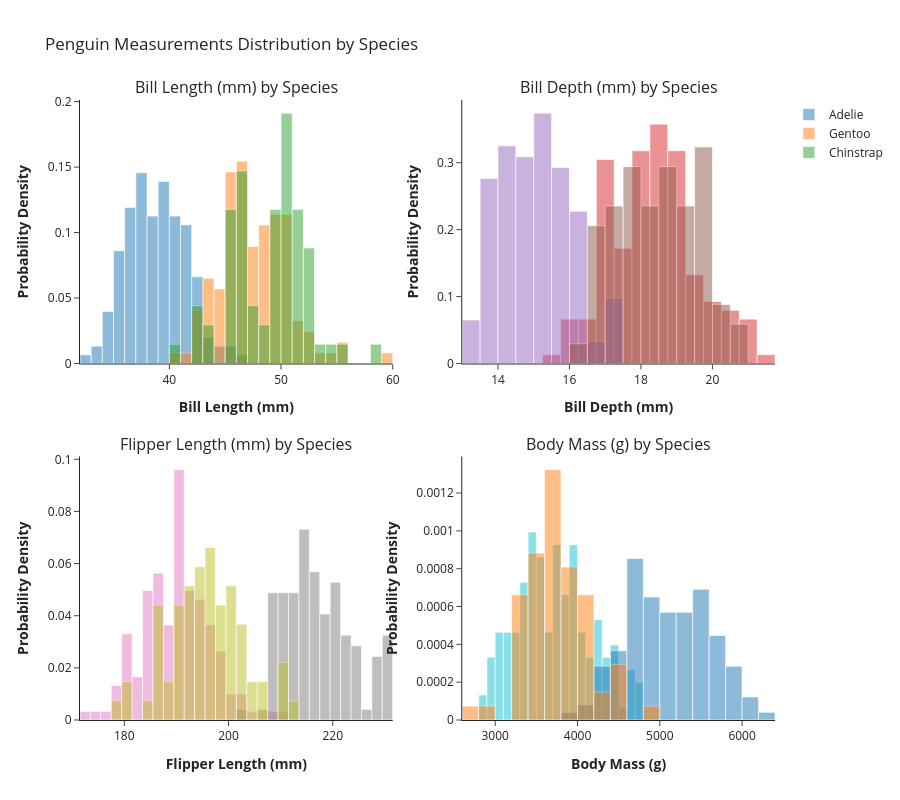

Notebook code cell kept with this figure:
### Code cell
import pandas as pd
import plotly.express as px
from plotly.subplots import make_subplots
import plotly.graph_objects as go

pdf = df.toPandas()
# Clean axis label titles
label_map = {
    "bill_length_mm": "Bill Length (mm)",
    "bill_depth_mm": "Bill Depth (mm)",
    "flipper_length_mm": "Flipper Length (mm)",
    "body_mass_g": "Body Mass (g)"
}

# Create 2x2 subplot grid
fig = make_subplots(
    rows=2, cols=2,
    subplot_titles=[f"{label} by Species" for label in label_map.values()],
    horizontal_spacing=0.1,
    vertical_spacing=0.15
)
# Column pairs and subplot position
columns = list(label_map.keys())
positions = [(1, 1), (1, 2), (2, 1), (2, 2)]


# Add histograms to each subplot
for i, (col, (row, col_num)) in enumerate(zip(columns, positions)):
    for species in pdf["species"].unique():
        subset = pdf[pdf["species"] == species]
        fig.add_trace(
            go.Histogram(
                x=subset[col],
                name=species,
                nbinsx=20,
                opacity=0.5,
                histnorm='probability density',
                showlegend=True if i == 0 else False  # Only show legend once
            ),
            row=row, col=col_num
        )

    fig.update_xaxes(title_text=f"<b>{label_map[col]}</b>", row=row, col=col_num)
    fig.update_yaxes(title_text="<b>Probability Density</b>", row=row, col=col_num)

fig.update_layout(
    title_text="Penguin Measurements Distribution by Species",
    height=800,
    template="simple_white",
    barmode='overlay'
)

fig.show()

### Figure 1 — Plotly figure (JSON) as saved in the notebook; plotly's stock layout.template omitted (floating-point values rounded to 4 significant figures; data arrays with more than 128 entries replaced by an {"elided": "..."} marker saying what was removed)
{"data": [{"histnorm": "probability density", "name": "Adelie", "nbinsx": 20, "opacity": 0.5, "showlegend": true, "type": "histogram", "x": {"elided": "152 float values"}, "xaxis": "x", "yaxis": "y"}, {"histnorm": "probability density", "name": "Gentoo", "nbinsx": 20, "opacity": 0.5, "showlegend": true, "type": "histogram", "x": [46.1, 50.0, 48.7, 50.0, 47.6, 46.5, 45.4, 46.7, 43.3, 46.8, 40.9, 49.0, 45.5, 48.4, 45.8, 49.3, 42.0, 49.2, 46.2, 48.7, 50.2, 45.1, 46.5, 46.3, 42.9, 46.1, 44.5, 47.8, 48.2, 50.0, 47.3, 42.8, 45.1, 59.6, 49.1, 48.4, 42.6, 44.4, 44.0, 48.7, 42.7, 49.6, 45.3, 49.6, 50.5, 43.6, 45.5, 50.5, 44.9, 45.2, 46.6, 48.5, 45.1, 50.1, 46.5, 45.0, 43.8, 45.5, 43.2, 50.4, 45.3, 46.2, 45.7, 54.3, 45.8, 49.8, 46.2, 49.5, 43.5, 50.7, 47.7, 46.4, 48.2, 46.5, 46.4, 48.6, 47.5, 51.1, 45.2, 45.2, 49.1, 52.5, 47.4, 50.0, 44.9, 50.8, 43.4, 51.3, 47.5, 52.1, 47.5, 52.2, 45.5, 49.5, 44.5, 50.8, 49.4, 46.9, 48.4, 51.1, 48.5, 55.9, 47.2, 49.1, 47.3, 46.8, 41.7, 53.4, 43.3, 48.1, 50.5, 49.8, 43.5, 51.5, 46.2, 55.1, 44.5, 48.8, 47.2, NaN, 46.8, 50.4, 45.2, 49.9], "xaxis": "x", "yaxis": "y"}, {"histnorm": "probability density", "name": "Chinstrap", "nbinsx": 20, "opacity": 0.5, "showlegend": true, "type": "histogram", "x": [46.5, 50.0, 51.3, 45.4, 52.7, 45.2, 46.1, 51.3, 46.0, 51.3, 46.6, 51.7, 47.0, 52.0, 45.9, 50.5, 50.3, 58.0, 46.4, 49.2, 42.4, 48.5, 43.2, 50.6, 46.7, 52.0, 50.5, 49.5, 46.4, 52.8, 40.9, 54.2, 42.5, 51.0, 49.7, 47.5, 47.6, 52.0, 46.9, 53.5, 49.0, 46.2, 50.9, 45.5, 50.9, 50.8, 50.1, 49.0, 51.5, 49.8, 48.1, 51.4, 45.7, 50.7, 42.5, 52.2, 45.2, 49.3, 50.2, 45.6, 51.9, 46.8, 45.7, 55.8, 43.5, 49.6, 50.8, 50.2], "xaxis": "x", "yaxis": "y"}, {"histnorm": "probability density", "name": "Adelie", "nbinsx": 20, "opacity": 0.5, "showlegend": false, "type": "histogram", "x": {"elided": "152 float values"}, "xaxis": "x2", "yaxis": "y2"}, {"histnorm": "probability density", "name": "Gentoo", "nbinsx": 20, "opacity": 0.5, "showlegend": false, "type": "histogram", "x": [13.2, 16.3, 14.1, 15.2, 14.5, 13.5, 14.6, 15.3, 13.4, 15.4, 13.7, 16.1, 13.7, 14.6, 14.6, 15.7, 13.5, 15.2, 14.5, 15.1, 14.3, 14.5, 14.5, 15.8, 13.1, 15.1, 14.3, 15.0, 14.3, 15.3, 15.3, 14.2, 14.5, 17.0, 14.8, 16.3, 13.7, 17.3, 13.6, 15.7, 13.7, 16.0, 13.7, 15.0, 15.9, 13.9, 13.9, 15.9, 13.3, 15.8, 14.2, 14.1, 14.4, 15.0, 14.4, 15.4, 13.9, 15.0, 14.5, 15.3, 13.8, 14.9, 13.9, 15.7, 14.2, 16.8, 14.4, 16.2, 14.2, 15.0, 15.0, 15.6, 15.6, 14.8, 15.0, 16.0, 14.2, 16.3, 13.8, 16.4, 14.5, 15.6, 14.6, 15.9, 13.8, 17.3, 14.4, 14.2, 14.0, 17.0, 15.0, 17.1, 14.5, 16.1, 14.7, 15.7, 15.8, 14.6, 14.4, 16.5, 15.0, 17.0, 15.5, 15.0, 13.8, 16.1, 14.7, 15.8, 14.0, 15.1, 15.2, 15.9, 15.2, 16.3, 14.1, 16.0, 15.7, 16.2, 13.7, NaN, 14.3, 15.7, 14.8, 16.1], "xaxis": "x2", "yaxis": "y2"}, {"histnorm": "probability density", "name": "Chinstrap", "nbinsx": 20, "opacity": 0.5, "showlegend": false, "type": "histogram", "x": [17.9, 19.5, 19.2, 18.7, 19.8, 17.8, 18.2, 18.2, 18.9, 19.9, 17.8, 20.3, 17.3, 18.1, 17.1, 19.6, 20.0, 17.8, 18.6, 18.2, 17.3, 17.5, 16.6, 19.4, 17.9, 19.0, 18.4, 19.0, 17.8, 20.0, 16.6, 20.8, 16.7, 18.8, 18.6, 16.8, 18.3, 20.7, 16.6, 19.9, 19.5, 17.5, 19.1, 17.0, 17.9, 18.5, 17.9, 19.6, 18.7, 17.3, 16.4, 19.0, 17.3, 19.7, 17.3, 18.8, 16.6, 19.9, 18.8, 19.4, 19.5, 16.5, 17.0, 19.8, 18.1, 18.2, 19.0, 18.7], "xaxis": "x2", "yaxis": "y2"}, {"histnorm": "probability density", "name": "Adelie", "nbinsx": 20, "opacity": 0.5, "showlegend": false, "type": "histogram", "x": {"elided": "152 float values"}, "xaxis": "x3", "yaxis": "y3"}, {"histnorm": "probability density", "name": "Gentoo", "nbinsx": 20, "opacity": 0.5, "showlegend": false, "type": "histogram", "x": [211.0, 230.0, 210.0, 218.0, 215.0, 210.0, 211.0, 219.0, 209.0, 215.0, 214.0, 216.0, 214.0, 213.0, 210.0, 217.0, 210.0, 221.0, 209.0, 222.0, 218.0, 215.0, 213.0, 215.0, 215.0, 215.0, 216.0, 215.0, 210.0, 220.0, 222.0, 209.0, 207.0, 230.0, 220.0, 220.0, 213.0, 219.0, 208.0, 208.0, 208.0, 225.0, 210.0, 216.0, 222.0, 217.0, 210.0, 225.0, 213.0, 215.0, 210.0, 220.0, 210.0, 225.0, 217.0, 220.0, 208.0, 220.0, 208.0, 224.0, 208.0, 221.0, 214.0, 231.0, 219.0, 230.0, 214.0, 229.0, 220.0, 223.0, 216.0, 221.0, 221.0, 217.0, 216.0, 230.0, 209.0, 220.0, 215.0, 223.0, 212.0, 221.0, 212.0, 224.0, 212.0, 228.0, 218.0, 218.0, 212.0, 230.0, 218.0, 228.0, 212.0, 224.0, 214.0, 226.0, 216.0, 222.0, 203.0, 225.0, 219.0, 228.0, 215.0, 228.0, 216.0, 215.0, 210.0, 219.0, 208.0, 209.0, 216.0, 229.0, 213.0, 230.0, 217.0, 230.0, 217.0, 222.0, 214.0, NaN, 215.0, 222.0, 212.0, 213.0], "xaxis": "x3", "yaxis": "y3"}, {"histnorm": "probability density", "name": "Chinstrap", "nbinsx": 20, "opacity": 0.5, "showlegend": false, "type": "histogram", "x": [192.0, 196.0, 193.0, 188.0, 197.0, 198.0, 178.0, 197.0, 195.0, 198.0, 193.0, 194.0, 185.0, 201.0, 190.0, 201.0, 197.0, 181.0, 190.0, 195.0, 181.0, 191.0, 187.0, 193.0, 195.0, 197.0, 200.0, 200.0, 191.0, 205.0, 187.0, 201.0, 187.0, 203.0, 195.0, 199.0, 195.0, 210.0, 192.0, 205.0, 210.0, 187.0, 196.0, 196.0, 196.0, 201.0, 190.0, 212.0, 187.0, 198.0, 199.0, 201.0, 193.0, 203.0, 187.0, 197.0, 191.0, 203.0, 202.0, 194.0, 206.0, 189.0, 195.0, 207.0, 202.0, 193.0, 210.0, 198.0], "xaxis": "x3", "yaxis": "y3"}, {"histnorm": "probability density", "name": "Adelie", "nbinsx": 20, "opacity": 0.5, "showlegend": false, "type": "histogram", "x": {"elided": "152 float values"}, "xaxis": "x4", "yaxis": "y4"}, {"histnorm": "probability density", "name": "Gentoo", "nbinsx": 20, "opacity": 0.5, "showlegend": false, "type": "histogram", "x": [4500.0, 5700.0, 4450.0, 5700.0, 5400.0, 4550.0, 4800.0, 5200.0, 4400.0, 5150.0, 4650.0, 5550.0, 4650.0, 5850.0, 4200.0, 5850.0, 4150.0, 6300.0, 4800.0, 5350.0, 5700.0, 5000.0, 4400.0, 5050.0, 5000.0, 5100.0, 4100.0, 5650.0, 4600.0, 5550.0, 5250.0, 4700.0, 5050.0, 6050.0, 5150.0, 5400.0, 4950.0, 5250.0, 4350.0, 5350.0, 3950.0, 5700.0, 4300.0, 4750.0, 5550.0, 4900.0, 4200.0, 5400.0, 5100.0, 5300.0, 4850.0, 5300.0, 4400.0, 5000.0, 4900.0, 5050.0, 4300.0, 5000.0, 4450.0, 5550.0, 4200.0, 5300.0, 4400.0, 5650.0, 4700.0, 5700.0, 4650.0, 5800.0, 4700.0, 5550.0, 4750.0, 5000.0, 5100.0, 5200.0, 4700.0, 5800.0, 4600.0, 6000.0, 4750.0, 5950.0, 4625.0, 5450.0, 4725.0, 5350.0, 4750.0, 5600.0, 4600.0, 5300.0, 4875.0, 5550.0, 4950.0, 5400.0, 4750.0, 5650.0, 4850.0, 5200.0, 4925.0, 4875.0, 4625.0, 5250.0, 4850.0, 5600.0, 4975.0, 5500.0, 4725.0, 5500.0, 4700.0, 5500.0, 4575.0, 5500.0, 5000.0, 5950.0, 4650.0, 5500.0, 4375.0, 5850.0, 4875.0, 6000.0, 4925.0, NaN, 4850.0, 5750.0, 5200.0, 5400.0], "xaxis": "x4", "yaxis": "y4"}, {"histnorm": "probability density", "name": "Chinstrap", "nbinsx": 20, "opacity": 0.5, "showlegend": false, "type": "histogram", "x": [3500.0, 3900.0, 3650.0, 3525.0, 3725.0, 3950.0, 3250.0, 3750.0, 4150.0, 3700.0, 3800.0, 3775.0, 3700.0, 4050.0, 3575.0, 4050.0, 3300.0, 3700.0, 3450.0, 4400.0, 3600.0, 3400.0, 2900.0, 3800.0, 3300.0, 4150.0, 3400.0, 3800.0, 3700.0, 4550.0, 3200.0, 4300.0, 3350.0, 4100.0, 3600.0, 3900.0, 3850.0, 4800.0, 2700.0, 4500.0, 3950.0, 3650.0, 3550.0, 3500.0, 3675.0, 4450.0, 3400.0, 4300.0, 3250.0, 3675.0, 3325.0, 3950.0, 3600.0, 4050.0, 3350.0, 3450.0, 3250.0, 4050.0, 3800.0, 3525.0, 3950.0, 3650.0, 3650.0, 4000.0, 3400.0, 3775.0, 4100.0, 3775.0], "xaxis": "x4", "yaxis": "y4"}], "layout": {"annotations": [{"font": {"size": 16}, "showarrow": false, "text": "Bill Length (mm) by Species", "x": 0.225, "xanchor": "center", "xref": "paper", "y": 1, "yanchor": "bottom", "yref": "paper"}, {"font": {"size": 16}, "showarrow": false, "text": "Bill Depth (mm) by Species", "x": 0.775, "xanchor": "center", "xref": "paper", "y": 1, "yanchor": "bottom", "yref": "paper"}, {"font": {"size": 16}, "showarrow": false, "text": "Flipper Length (mm) by Species", "x": 0.225, "xanchor": "center", "xref": "paper", "y": 0.425, "yanchor": "bottom", "yref": "paper"}, {"font": {"size": 16}, "showarrow": false, "text": "Body Mass (g) by Species", "x": 0.775, "xanchor": "center", "xref": "paper", "y": 0.425, "yanchor": "bottom", "yref": "paper"}], "barmode": "overlay", "height": 800, "title": {"text": "Penguin Measurements Distribution by Species"}, "xaxis": {"anchor": "y", "domain": [0, 0.45], "title": {"text": "<b>Bill Length (mm)</b>"}}, "xaxis2": {"anchor": "y2", "domain": [0.55, 1], "title": {"text": "<b>Bill Depth (mm)</b>"}}, "xaxis3": {"anchor": "y3", "domain": [0, 0.45], "title": {"text": "<b>Flipper Length (mm)</b>"}}, "xaxis4": {"anchor": "y4", "domain": [0.55, 1], "title": {"text": "<b>Body Mass (g)</b>"}}, "yaxis": {"anchor": "x", "domain": [0.575, 1], "title": {"text": "<b>Probability Density</b>"}}, "yaxis2": {"anchor": "x2", "domain": [0.575, 1], "title": {"text": "<b>Probability Density</b>"}}, "yaxis3": {"anchor": "x3", "domain": [0, 0.425], "title": {"text": "<b>Probability Density</b>"}}, "yaxis4": {"anchor": "x4", "domain": [0, 0.425], "title": {"text": "<b>Probability Density</b>"}}}}
